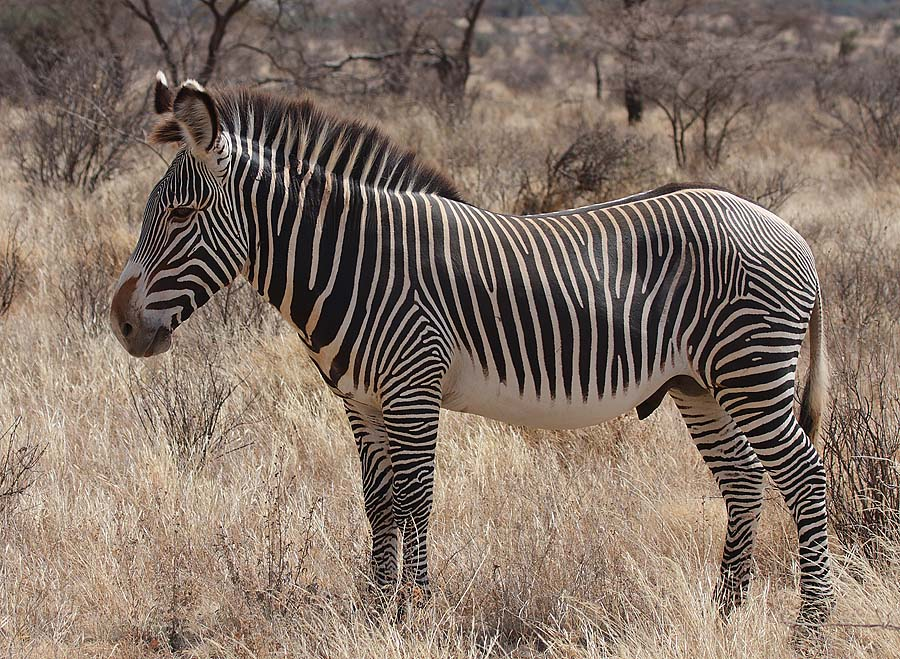
#> input picture Q3/Sampling/img.jpg, 900 x 659 px
$ python 'Frequency and spatial sampling.py'
#> lines starting #> are read from the running program, lines starting #| are printed output that depends on the picture
from PIL import Image
import numpy as np

path = "img.jpg"


img_gray = Image.open(path).convert("L")     # For frequency sampling (grayscale)
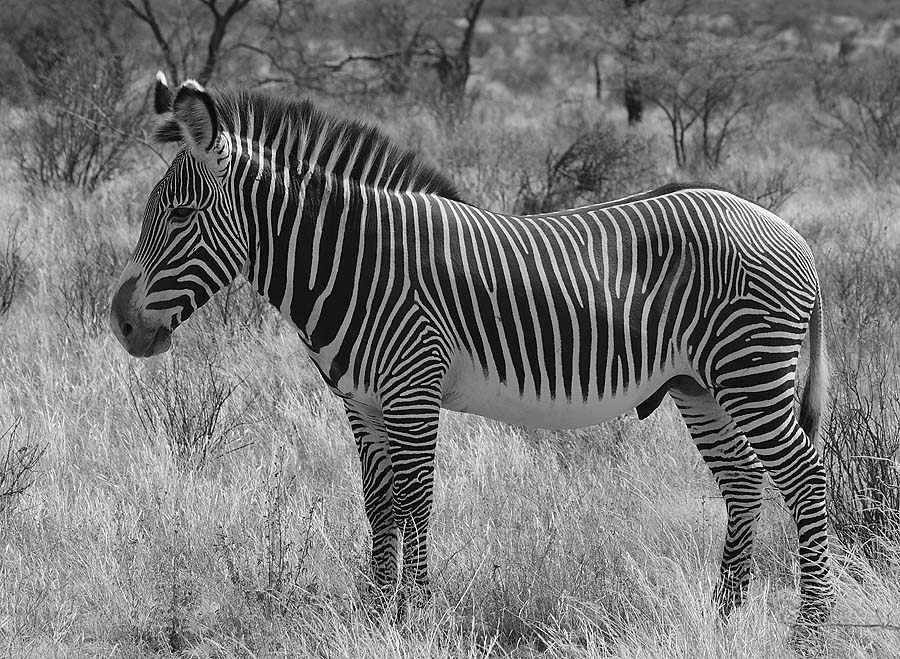
#> img_gray: PIL image 900x659 L; min 0, max 255, mean 118.6
img_rgb  = Image.open(path).convert("RGB")   # For spatial sampling (color)
#> img_rgb is the input picture: PIL image 900x659 RGB; mean R, G, B 131.7, 115, 103.2


gray = np.array(img_gray)
rgb  = np.array(img_rgb)

print("\nGrayscale Resolution :", gray.shape)     # (H, W)
#| Grayscale Resolution : (659, 900)
print("RGB Resolution       :", rgb.shape)        # (H, W, 3)
#| RGB Resolution       : (659, 900, 3)


# ---------------------------
# FREQUENCY SAMPLING (FFT)
# ---------------------------
def freq_sample(im, f):
    """
    im : grayscale np array
    f  : sampling factor (2,4,8,16)
    Keeps center (H//f, W//f) of the FFT spectrum.
    """
    F = np.fft.fftshift(np.fft.fft2(im))   # 2D FFT → center low frequency
    H, W = F.shape

    # crop dimensions
    h2 = max(1, H // f)
    w2 = max(1, W // f)

    F_low = np.zeros_like(F)

    # center region coordinates
    hs = (H // 2) - (h2 // 2)
    he = hs + h2
    ws = (W // 2) - (w2 // 2)
    we = ws + w2

    # keep low-frequency region
    F_low[hs:he, ws:we] = F[hs:he, ws:we]

    # inverse FFT → blurred image
    out = np.abs(np.fft.ifft2(np.fft.ifftshift(F_low)))

    # normalize to 0–255
    mn, mx = out.min(), out.max()
    if mx - mn < 1e-9:
        out_u8 = out.astype(np.uint8)
    else:
        out_u8 = ((out - mn) / (mx - mn) * 255).astype(np.uint8)

    return out_u8


# ---------------------------
# SPATIAL SAMPLING (RGB)
# ---------------------------
def spatial_sample(im, f):
    """
    im : RGB array
    f  : sampling factor
    Returns every f-th row and column
    """
    return im[::f, ::f].copy()


# ---------------------------
# RUN for each factor
# ---------------------------
factors = [2, 4, 8, 16]

for f in factors:
    # frequency (grayscale)
    out_f = freq_sample(gray, f)
    fname_f = f"freq_1_{f}.png"
    Image.fromarray(out_f).save(fname_f)
    print(f"\nFrequency Sampling 1/{f}")
    print(" → Output Resolution:", out_f.shape)
    print("Saved:", fname_f)

    # spatial (RGB)
    out_s = spatial_sample(rgb, f)
    fname_s = f"spatial_1_{f}.png"
    Image.fromarray(out_s).save(fname_s)
    print(f"Spatial Sampling 1/{f}")
    print(" → Output Resolution:", out_s.shape)
    print("Saved:", fname_s)
#> this loop made 4 passes
#> pass 1, `out_f = freq_sample(gray, f)`:
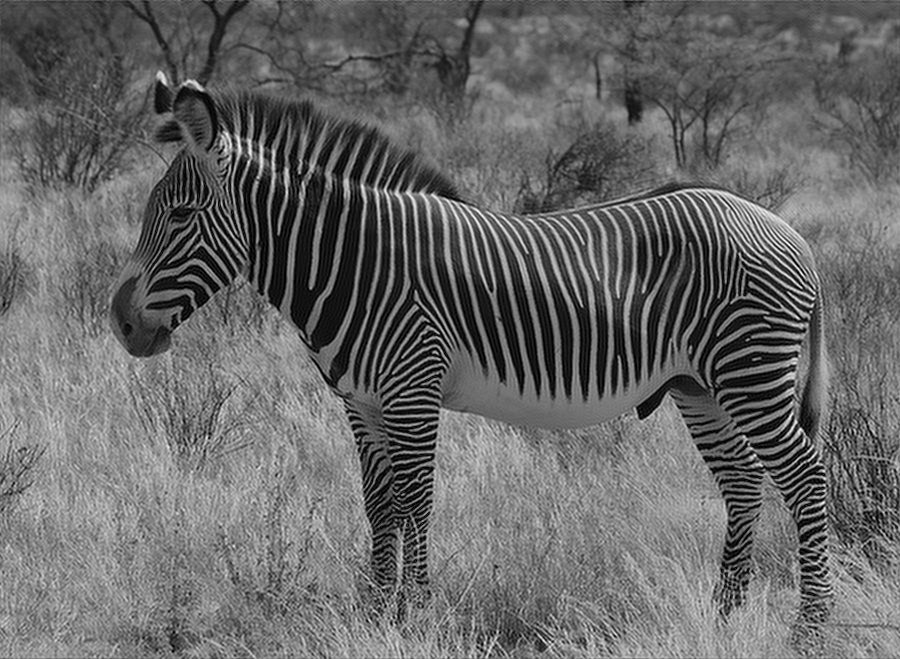
#> out_f: shape (659, 900); min 0, max 255, mean 103.7
#> pass 1, `out_s = spatial_sample(rgb, f)`:
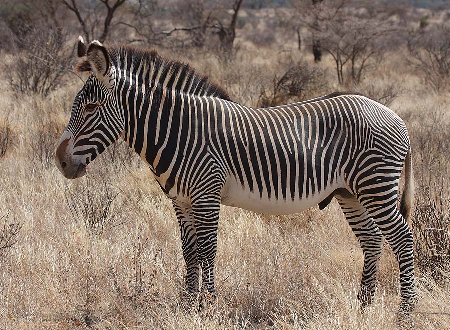
#> out_s: shape (330, 450, 3); mean R, G, B 131.8, 114.9, 103.3
#> pass 2, `out_f = freq_sample(gray, f)`:
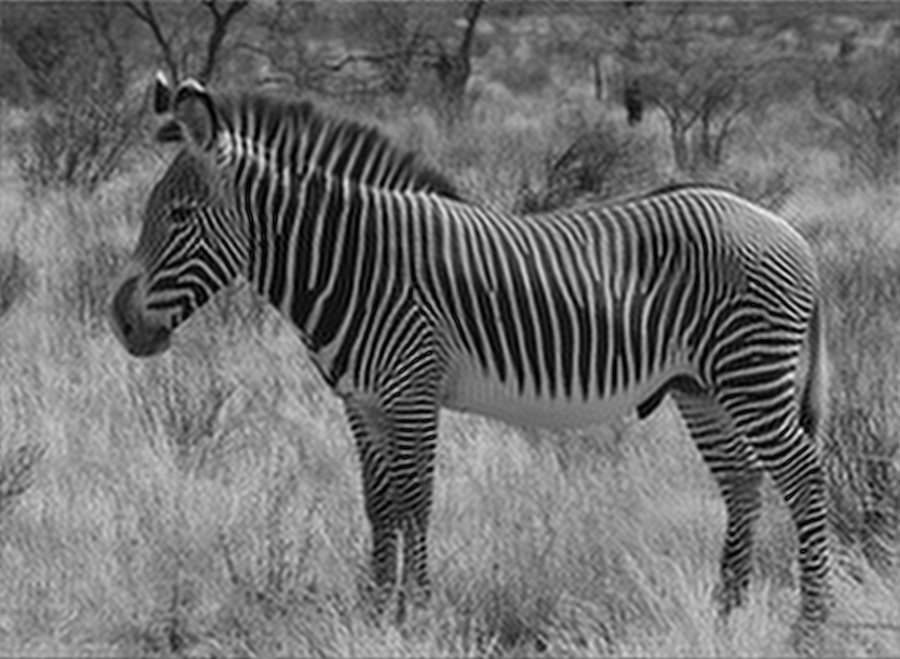
#> out_f: shape (659, 900); min 0, max 255, mean 110.1
#> pass 2, `out_s = spatial_sample(rgb, f)`:
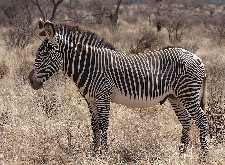
#> out_s: shape (165, 225, 3); mean R, G, B 131.5, 114.6, 103.1
#> after the loop:
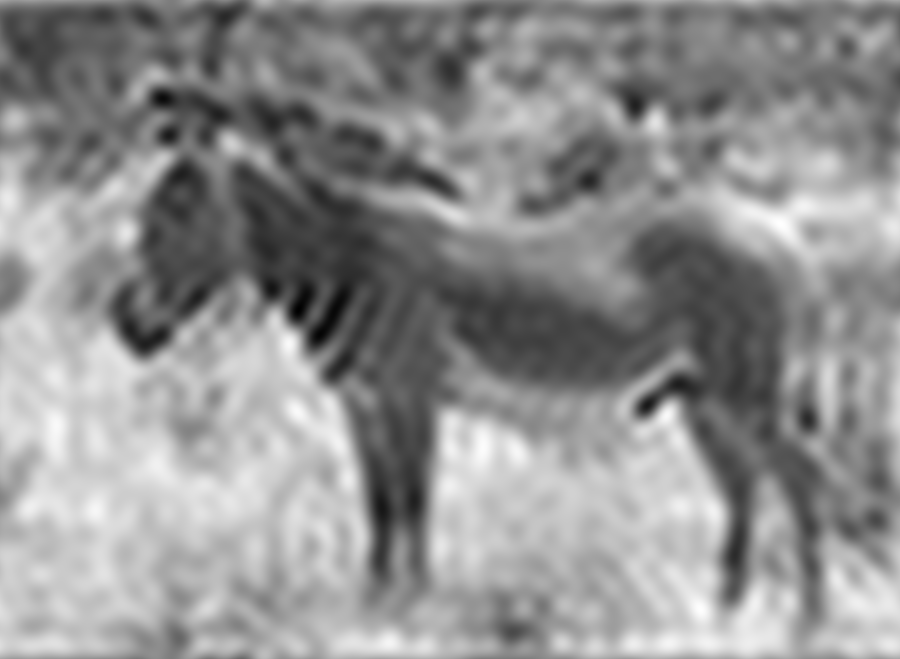
#> out_f: shape (659, 900); min 0, max 255, mean 143.8
#> after the loop:
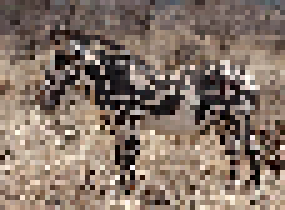
#> out_s: shape (42, 57, 3) (shown 5 times larger); mean R, G, B 132.7, 115.7, 104.2

print("\nAll images saved in the current directory.")

$ run again, with Q3/Sampling/spatial_1_16.png saved as Q3/Sampling/img.jpg
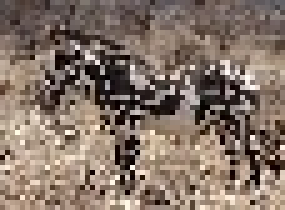
#> input picture Q3/Sampling/spatial_1_16.png, 57 x 42 px (shown 5 times larger)
#> img_rgb is the input picture: PIL image 57x42 RGB; mean R, G, B 132.6, 115.7, 104.3
#| Grayscale Resolution : (42, 57)
#| RGB Resolution       : (42, 57, 3)
#> the loop `for f in factors:` made 4 passes
#> pass 1, `out_s = spatial_sample(rgb, f)`:
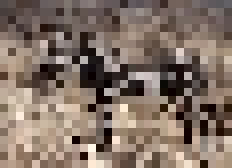
#> out_s: shape (21, 29, 3) (shown 8 times larger); mean R, G, B 130, 113, 101.9
#> after the loop `for f in factors:`:
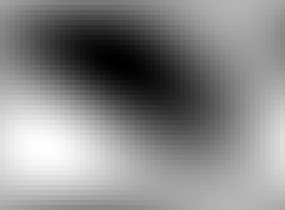
#> out_f: shape (42, 57) (shown 5 times larger); min 0, max 255, mean 136.4
